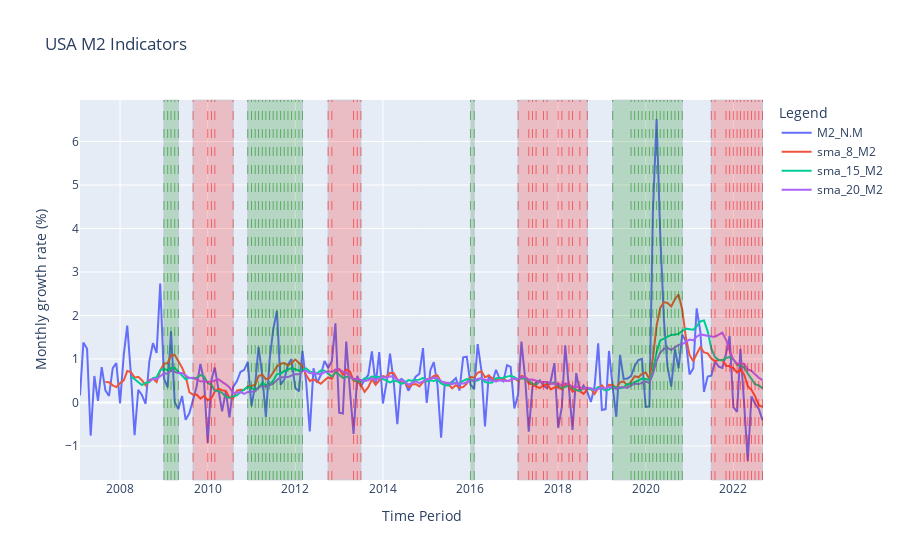

Source (notebook cell):
### Code cell
#add vertical line to sma_m2 graph
for i in range(len(df_plot)):
    if df_plot['sma_8_M2'].iloc[i] > df_plot['sma_15_M2'].iloc[i] and df_plot['sma_15_M2'].iloc[i] > df_plot['sma_20_M2'].iloc[i]:
        fig_sma_m2.add_vline(x=df_plot['Time_Period'].iloc[i], line_width=0.5, line_dash="dash", line_color="green")
    elif df_plot['sma_8_M2'].iloc[i]< df_plot['sma_15_M2'].iloc[i] and df_plot['sma_15_M2'].iloc[i] < df_plot['sma_20_M2'].iloc[i]:
        fig_sma_m2.add_vline(x=df_plot['Time_Period'].iloc[i], line_width=0.5, line_dash="dash", line_color="red")


# add rectangles to the plot
for i in range(len(df_high_low_dates_m2)):
    if df_high_low_dates_m2['High_Low'].iloc[i] == 'High':
        fig_sma_m2.add_vrect(x0=df_high_low_dates_m2['First'].iloc[i], x1=df_high_low_dates_m2['Last'].iloc[i], fillcolor="green", opacity=0.2, line_width=1)
    elif df_high_low_dates_m2['High_Low'].iloc[i] == 'Low':
        fig_sma_m2.add_vrect(x0=df_high_low_dates_m2['First'].iloc[i], x1=df_high_low_dates_m2['Last'].iloc[i], fillcolor="red", opacity=0.2, line_width=1)

fig_sma_m2.update_layout(
    title="USA M2 Indicators",
    xaxis_title="Time Period",
    yaxis_title="Monthly growth rate (%)",
    legend_title="Legend",
)

### Figure 1 — Plotly figure (JSON) as saved in the notebook; plotly's stock layout.template omitted (floating-point values rounded to 4 significant figures; data arrays with more than 128 entries replaced by an {"elided": "..."} marker saying what was removed)
{"data": [{"hovertemplate": "variable=M2_N.M<br>Time_Period=%{x}<br>value=%{y}<extra></extra>", "legendgroup": "M2_N.M", "line": {"color": "#636efa", "dash": "solid"}, "marker": {"symbol": "circle"}, "mode": "lines", "name": "M2_N.M", "orientation": "v", "showlegend": true, "type": "scatter", "x": {"elided": "188 str values"}, "xaxis": "x", "y": {"elided": "188 float values"}, "yaxis": "y"}, {"hovertemplate": "variable=sma_8_M2<br>Time_Period=%{x}<br>value=%{y}<extra></extra>", "legendgroup": "sma_8_M2", "line": {"color": "#EF553B", "dash": "solid"}, "marker": {"symbol": "circle"}, "mode": "lines", "name": "sma_8_M2", "orientation": "v", "showlegend": true, "type": "scatter", "x": {"elided": "188 str values"}, "xaxis": "x", "y": {"elided": "188 float values"}, "yaxis": "y"}, {"hovertemplate": "variable=sma_15_M2<br>Time_Period=%{x}<br>value=%{y}<extra></extra>", "legendgroup": "sma_15_M2", "line": {"color": "#00cc96", "dash": "solid"}, "marker": {"symbol": "circle"}, "mode": "lines", "name": "sma_15_M2", "orientation": "v", "showlegend": true, "type": "scatter", "x": {"elided": "188 str values"}, "xaxis": "x", "y": {"elided": "188 float values"}, "yaxis": "y"}, {"hovertemplate": "variable=sma_20_M2<br>Time_Period=%{x}<br>value=%{y}<extra></extra>", "legendgroup": "sma_20_M2", "line": {"color": "#ab63fa", "dash": "solid"}, "marker": {"symbol": "circle"}, "mode": "lines", "name": "sma_20_M2", "orientation": "v", "showlegend": true, "type": "scatter", "x": {"elided": "188 str values"}, "xaxis": "x", "y": {"elided": "188 float values"}, "yaxis": "y"}], "layout": {"legend": {"title": {"text": "Legend"}, "tracegroupgap": 0}, "shapes": [{"line": {"color": "green", "dash": "dash", "width": 0.5}, "type": "line", "x0": "2009-01", "x1": "2009-01", "xref": "x", "y0": 0, "y1": 1, "yref": "y domain"}, {"line": {"color": "green", "dash": "dash", "width": 0.5}, "type": "line", "x0": "2009-02", "x1": "2009-02", "xref": "x", "y0": 0, "y1": 1, "yref": "y domain"}, {"line": {"color": "green", "dash": "dash", "width": 0.5}, "type": "line", "x0": "2009-03", "x1": "2009-03", "xref": "x", "y0": 0, "y1": 1, "yref": "y domain"}, {"line": {"color": "green", "dash": "dash", "width": 0.5}, "type": "line", "x0": "2009-04", "x1": "2009-04", "xref": "x", "y0": 0, "y1": 1, "yref": "y domain"}, {"line": {"color": "green", "dash": "dash", "width": 0.5}, "type": "line", "x0": "2009-05", "x1": "2009-05", "xref": "x", "y0": 0, "y1": 1, "yref": "y domain"}, {"line": {"color": "red", "dash": "dash", "width": 0.5}, "type": "line", "x0": "2009-09", "x1": "2009-09", "xref": "x", "y0": 0, "y1": 1, "yref": "y domain"}, {"line": {"color": "red", "dash": "dash", "width": 0.5}, "type": "line", "x0": "2010-01", "x1": "2010-01", "xref": "x", "y0": 0, "y1": 1, "yref": "y domain"}, {"line": {"color": "red", "dash": "dash", "width": 0.5}, "type": "line", "x0": "2010-02", "x1": "2010-02", "xref": "x", "y0": 0, "y1": 1, "yref": "y domain"}, {"line": {"color": "red", "dash": "dash", "width": 0.5}, "type": "line", "x0": "2010-03", "x1": "2010-03", "xref": "x", "y0": 0, "y1": 1, "yref": "y domain"}, {"line": {"color": "red", "dash": "dash", "width": 0.5}, "type": "line", "x0": "2010-08", "x1": "2010-08", "xref": "x", "y0": 0, "y1": 1, "yref": "y domain"}, {"line": {"color": "green", "dash": "dash", "width": 0.5}, "type": "line", "x0": "2010-12", "x1": "2010-12", "xref": "x", "y0": 0, "y1": 1, "yref": "y domain"}, {"line": {"color": "green", "dash": "dash", "width": 0.5}, "type": "line", "x0": "2011-01", "x1": "2011-01", "xref": "x", "y0": 0, "y1": 1, "yref": "y domain"}, {"line": {"color": "green", "dash": "dash", "width": 0.5}, "type": "line", "x0": "2011-02", "x1": "2011-02", "xref": "x", "y0": 0, "y1": 1, "yref": "y domain"}, {"line": {"color": "green", "dash": "dash", "width": 0.5}, "type": "line", "x0": "2011-03", "x1": "2011-03", "xref": "x", "y0": 0, "y1": 1, "yref": "y domain"}, {"line": {"color": "green", "dash": "dash", "width": 0.5}, "type": "line", "x0": "2011-04", "x1": "2011-04", "xref": "x", "y0": 0, "y1": 1, "yref": "y domain"}, {"line": {"color": "green", "dash": "dash", "width": 0.5}, "type": "line", "x0": "2011-05", "x1": "2011-05", "xref": "x", "y0": 0, "y1": 1, "yref": "y domain"}, {"line": {"color": "green", "dash": "dash", "width": 0.5}, "type": "line", "x0": "2011-06", "x1": "2011-06", "xref": "x", "y0": 0, "y1": 1, "yref": "y domain"}, {"line": {"color": "green", "dash": "dash", "width": 0.5}, "type": "line", "x0": "2011-07", "x1": "2011-07", "xref": "x", "y0": 0, "y1": 1, "yref": "y domain"}, {"line": {"color": "green", "dash": "dash", "width": 0.5}, "type": "line", "x0": "2011-08", "x1": "2011-08", "xref": "x", "y0": 0, "y1": 1, "yref": "y domain"}, {"line": {"color": "green", "dash": "dash", "width": 0.5}, "type": "line", "x0": "2011-09", "x1": "2011-09", "xref": "x", "y0": 0, "y1": 1, "yref": "y domain"}, {"line": {"color": "green", "dash": "dash", "width": 0.5}, "type": "line", "x0": "2011-10", "x1": "2011-10", "xref": "x", "y0": 0, "y1": 1, "yref": "y domain"}, {"line": {"color": "green", "dash": "dash", "width": 0.5}, "type": "line", "x0": "2011-11", "x1": "2011-11", "xref": "x", "y0": 0, "y1": 1, "yref": "y domain"}, {"line": {"color": "green", "dash": "dash", "width": 0.5}, "type": "line", "x0": "2011-12", "x1": "2011-12", "xref": "x", "y0": 0, "y1": 1, "yref": "y domain"}, {"line": {"color": "green", "dash": "dash", "width": 0.5}, "type": "line", "x0": "2012-01", "x1": "2012-01", "xref": "x", "y0": 0, "y1": 1, "yref": "y domain"}, {"line": {"color": "green", "dash": "dash", "width": 0.5}, "type": "line", "x0": "2012-02", "x1": "2012-02", "xref": "x", "y0": 0, "y1": 1, "yref": "y domain"}, {"line": {"color": "green", "dash": "dash", "width": 0.5}, "type": "line", "x0": "2012-03", "x1": "2012-03", "xref": "x", "y0": 0, "y1": 1, "yref": "y domain"}, {"line": {"color": "red", "dash": "dash", "width": 0.5}, "type": "line", "x0": "2012-10", "x1": "2012-10", "xref": "x", "y0": 0, "y1": 1, "yref": "y domain"}, {"line": {"color": "red", "dash": "dash", "width": 0.5}, "type": "line", "x0": "2012-11", "x1": "2012-11", "xref": "x", "y0": 0, "y1": 1, "yref": "y domain"}, {"line": {"color": "red", "dash": "dash", "width": 0.5}, "type": "line", "x0": "2013-05", "x1": "2013-05", "xref": "x", "y0": 0, "y1": 1, "yref": "y domain"}, {"line": {"color": "red", "dash": "dash", "width": 0.5}, "type": "line", "x0": "2013-06", "x1": "2013-06", "xref": "x", "y0": 0, "y1": 1, "yref": "y domain"}, {"line": {"color": "red", "dash": "dash", "width": 0.5}, "type": "line", "x0": "2013-07", "x1": "2013-07", "xref": "x", "y0": 0, "y1": 1, "yref": "y domain"}, {"line": {"color": "green", "dash": "dash", "width": 0.5}, "type": "line", "x0": "2016-01", "x1": "2016-01", "xref": "x", "y0": 0, "y1": 1, "yref": "y domain"}, {"line": {"color": "green", "dash": "dash", "width": 0.5}, "type": "line", "x0": "2016-02", "x1": "2016-02", "xref": "x", "y0": 0, "y1": 1, "yref": "y domain"}, {"line": {"color": "red", "dash": "dash", "width": 0.5}, "type": "line", "x0": "2017-02", "x1": "2017-02", "xref": "x", "y0": 0, "y1": 1, "yref": "y domain"}, {"line": {"color": "red", "dash": "dash", "width": 0.5}, "type": "line", "x0": "2017-05", "x1": "2017-05", "xref": "x", "y0": 0, "y1": 1, "yref": "y domain"}, {"line": {"color": "red", "dash": "dash", "width": 0.5}, "type": "line", "x0": "2017-06", "x1": "2017-06", "xref": "x", "y0": 0, "y1": 1, "yref": "y domain"}, {"line": {"color": "red", "dash": "dash", "width": 0.5}, "type": "line", "x0": "2017-07", "x1": "2017-07", "xref": "x", "y0": 0, "y1": 1, "yref": "y domain"}, {"line": {"color": "red", "dash": "dash", "width": 0.5}, "type": "line", "x0": "2017-09", "x1": "2017-09", "xref": "x", "y0": 0, "y1": 1, "yref": "y domain"}, {"line": {"color": "red", "dash": "dash", "width": 0.5}, "type": "line", "x0": "2017-10", "x1": "2017-10", "xref": "x", "y0": 0, "y1": 1, "yref": "y domain"}, {"line": {"color": "red", "dash": "dash", "width": 0.5}, "type": "line", "x0": "2018-01", "x1": "2018-01", "xref": "x", "y0": 0, "y1": 1, "yref": "y domain"}, {"line": {"color": "red", "dash": "dash", "width": 0.5}, "type": "line", "x0": "2018-02", "x1": "2018-02", "xref": "x", "y0": 0, "y1": 1, "yref": "y domain"}, {"line": {"color": "red", "dash": "dash", "width": 0.5}, "type": "line", "x0": "2018-04", "x1": "2018-04", "xref": "x", "y0": 0, "y1": 1, "yref": "y domain"}, {"line": {"color": "red", "dash": "dash", "width": 0.5}, "type": "line", "x0": "2018-05", "x1": "2018-05", "xref": "x", "y0": 0, "y1": 1, "yref": "y domain"}, {"line": {"color": "red", "dash": "dash", "width": 0.5}, "type": "line", "x0": "2018-07", "x1": "2018-07", "xref": "x", "y0": 0, "y1": 1, "yref": "y domain"}, {"line": {"color": "red", "dash": "dash", "width": 0.5}, "type": "line", "x0": "2018-09", "x1": "2018-09", "xref": "x", "y0": 0, "y1": 1, "yref": "y domain"}, {"line": {"color": "green", "dash": "dash", "width": 0.5}, "type": "line", "x0": "2019-04", "x1": "2019-04", "xref": "x", "y0": 0, "y1": 1, "yref": "y domain"}, {"line": {"color": "green", "dash": "dash", "width": 0.5}, "type": "line", "x0": "2019-09", "x1": "2019-09", "xref": "x", "y0": 0, "y1": 1, "yref": "y domain"}, {"line": {"color": "green", "dash": "dash", "width": 0.5}, "type": "line", "x0": "2019-10", "x1": "2019-10", "xref": "x", "y0": 0, "y1": 1, "yref": "y domain"}, {"line": {"color": "green", "dash": "dash", "width": 0.5}, "type": "line", "x0": "2019-11", "x1": "2019-11", "xref": "x", "y0": 0, "y1": 1, "yref": "y domain"}, {"line": {"color": "green", "dash": "dash", "width": 0.5}, "type": "line", "x0": "2019-12", "x1": "2019-12", "xref": "x", "y0": 0, "y1": 1, "yref": "y domain"}, {"line": {"color": "green", "dash": "dash", "width": 0.5}, "type": "line", "x0": "2020-01", "x1": "2020-01", "xref": "x", "y0": 0, "y1": 1, "yref": "y domain"}, {"line": {"color": "green", "dash": "dash", "width": 0.5}, "type": "line", "x0": "2020-02", "x1": "2020-02", "xref": "x", "y0": 0, "y1": 1, "yref": "y domain"}, {"line": {"color": "green", "dash": "dash", "width": 0.5}, "type": "line", "x0": "2020-03", "x1": "2020-03", "xref": "x", "y0": 0, "y1": 1, "yref": "y domain"}, {"line": {"color": "green", "dash": "dash", "width": 0.5}, "type": "line", "x0": "2020-04", "x1": "2020-04", "xref": "x", "y0": 0, "y1": 1, "yref": "y domain"}, {"line": {"color": "green", "dash": "dash", "width": 0.5}, "type": "line", "x0": "2020-05", "x1": "2020-05", "xref": "x", "y0": 0, "y1": 1, "yref": "y domain"}, {"line": {"color": "green", "dash": "dash", "width": 0.5}, "type": "line", "x0": "2020-06", "x1": "2020-06", "xref": "x", "y0": 0, "y1": 1, "yref": "y domain"}, {"line": {"color": "green", "dash": "dash", "width": 0.5}, "type": "line", "x0": "2020-07", "x1": "2020-07", "xref": "x", "y0": 0, "y1": 1, "yref": "y domain"}, {"line": {"color": "green", "dash": "dash", "width": 0.5}, "type": "line", "x0": "2020-08", "x1": "2020-08", "xref": "x", "y0": 0, "y1": 1, "yref": "y domain"}, {"line": {"color": "green", "dash": "dash", "width": 0.5}, "type": "line", "x0": "2020-09", "x1": "2020-09", "xref": "x", "y0": 0, "y1": 1, "yref": "y domain"}, {"line": {"color": "green", "dash": "dash", "width": 0.5}, "type": "line", "x0": "2020-10", "x1": "2020-10", "xref": "x", "y0": 0, "y1": 1, "yref": "y domain"}, {"line": {"color": "green", "dash": "dash", "width": 0.5}, "type": "line", "x0": "2020-11", "x1": "2020-11", "xref": "x", "y0": 0, "y1": 1, "yref": "y domain"}, {"line": {"color": "red", "dash": "dash", "width": 0.5}, "type": "line", "x0": "2021-07", "x1": "2021-07", "xref": "x", "y0": 0, "y1": 1, "yref": "y domain"}, {"line": {"color": "red", "dash": "dash", "width": 0.5}, "type": "line", "x0": "2021-08", "x1": "2021-08", "xref": "x", "y0": 0, "y1": 1, "yref": "y domain"}, {"line": {"color": "red", "dash": "dash", "width": 0.5}, "type": "line", "x0": "2021-11", "x1": "2021-11", "xref": "x", "y0": 0, "y1": 1, "yref": "y domain"}, {"line": {"color": "red", "dash": "dash", "width": 0.5}, "type": "line", "x0": "2021-12", "x1": "2021-12", "xref": "x", "y0": 0, "y1": 1, "yref": "y domain"}, {"line": {"color": "red", "dash": "dash", "width": 0.5}, "type": "line", "x0": "2022-01", "x1": "2022-01", "xref": "x", "y0": 0, "y1": 1, "yref": "y domain"}, {"line": {"color": "red", "dash": "dash", "width": 0.5}, "type": "line", "x0": "2022-02", "x1": "2022-02", "xref": "x", "y0": 0, "y1": 1, "yref": "y domain"}, {"line": {"color": "red", "dash": "dash", "width": 0.5}, "type": "line", "x0": "2022-03", "x1": "2022-03", "xref": "x", "y0": 0, "y1": 1, "yref": "y domain"}, {"line": {"color": "red", "dash": "dash", "width": 0.5}, "type": "line", "x0": "2022-04", "x1": "2022-04", "xref": "x", "y0": 0, "y1": 1, "yref": "y domain"}, {"line": {"color": "red", "dash": "dash", "width": 0.5}, "type": "line", "x0": "2022-05", "x1": "2022-05", "xref": "x", "y0": 0, "y1": 1, "yref": "y domain"}, {"line": {"color": "red", "dash": "dash", "width": 0.5}, "type": "line", "x0": "2022-06", "x1": "2022-06", "xref": "x", "y0": 0, "y1": 1, "yref": "y domain"}, {"line": {"color": "red", "dash": "dash", "width": 0.5}, "type": "line", "x0": "2022-07", "x1": "2022-07", "xref": "x", "y0": 0, "y1": 1, "yref": "y domain"}, {"line": {"color": "red", "dash": "dash", "width": 0.5}, "type": "line", "x0": "2022-08", "x1": "2022-08", "xref": "x", "y0": 0, "y1": 1, "yref": "y domain"}, {"line": {"color": "red", "dash": "dash", "width": 0.5}, "type": "line", "x0": "2022-09", "x1": "2022-09", "xref": "x", "y0": 0, "y1": 1, "yref": "y domain"}, {"fillcolor": "green", "line": {"width": 1}, "opacity": 0.2, "type": "rect", "x0": "2009-01-01T00:00:00", "x1": "2009-05-01T00:00:00", "xref": "x", "y0": 0, "y1": 1, "yref": "y domain"}, {"fillcolor": "red", "line": {"width": 1}, "opacity": 0.2, "type": "rect", "x0": "2009-09-01T00:00:00", "x1": "2010-08-01T00:00:00", "xref": "x", "y0": 0, "y1": 1, "yref": "y domain"}, {"fillcolor": "green", "line": {"width": 1}, "opacity": 0.2, "type": "rect", "x0": "2010-12-01T00:00:00", "x1": "2012-03-01T00:00:00", "xref": "x", "y0": 0, "y1": 1, "yref": "y domain"}, {"fillcolor": "red", "line": {"width": 1}, "opacity": 0.2, "type": "rect", "x0": "2012-10-01T00:00:00", "x1": "2013-07-01T00:00:00", "xref": "x", "y0": 0, "y1": 1, "yref": "y domain"}, {"fillcolor": "green", "line": {"width": 1}, "opacity": 0.2, "type": "rect", "x0": "2016-01-01T00:00:00", "x1": "2016-02-01T00:00:00", "xref": "x", "y0": 0, "y1": 1, "yref": "y domain"}, {"fillcolor": "red", "line": {"width": 1}, "opacity": 0.2, "type": "rect", "x0": "2017-02-01T00:00:00", "x1": "2018-09-01T00:00:00", "xref": "x", "y0": 0, "y1": 1, "yref": "y domain"}, {"fillcolor": "green", "line": {"width": 1}, "opacity": 0.2, "type": "rect", "x0": "2019-04-01T00:00:00", "x1": "2020-11-01T00:00:00", "xref": "x", "y0": 0, "y1": 1, "yref": "y domain"}, {"fillcolor": "red", "line": {"width": 1}, "opacity": 0.2, "type": "rect", "x0": "2021-07-01T00:00:00", "x1": "2022-09-01T00:00:00", "xref": "x", "y0": 0, "y1": 1, "yref": "y domain"}], "title": {"text": "USA M2 Indicators"}, "xaxis": {"anchor": "y", "domain": [0, 1], "title": {"text": "Time Period"}}, "yaxis": {"anchor": "x", "domain": [0, 1], "title": {"text": "Monthly growth rate (%)"}}}}
